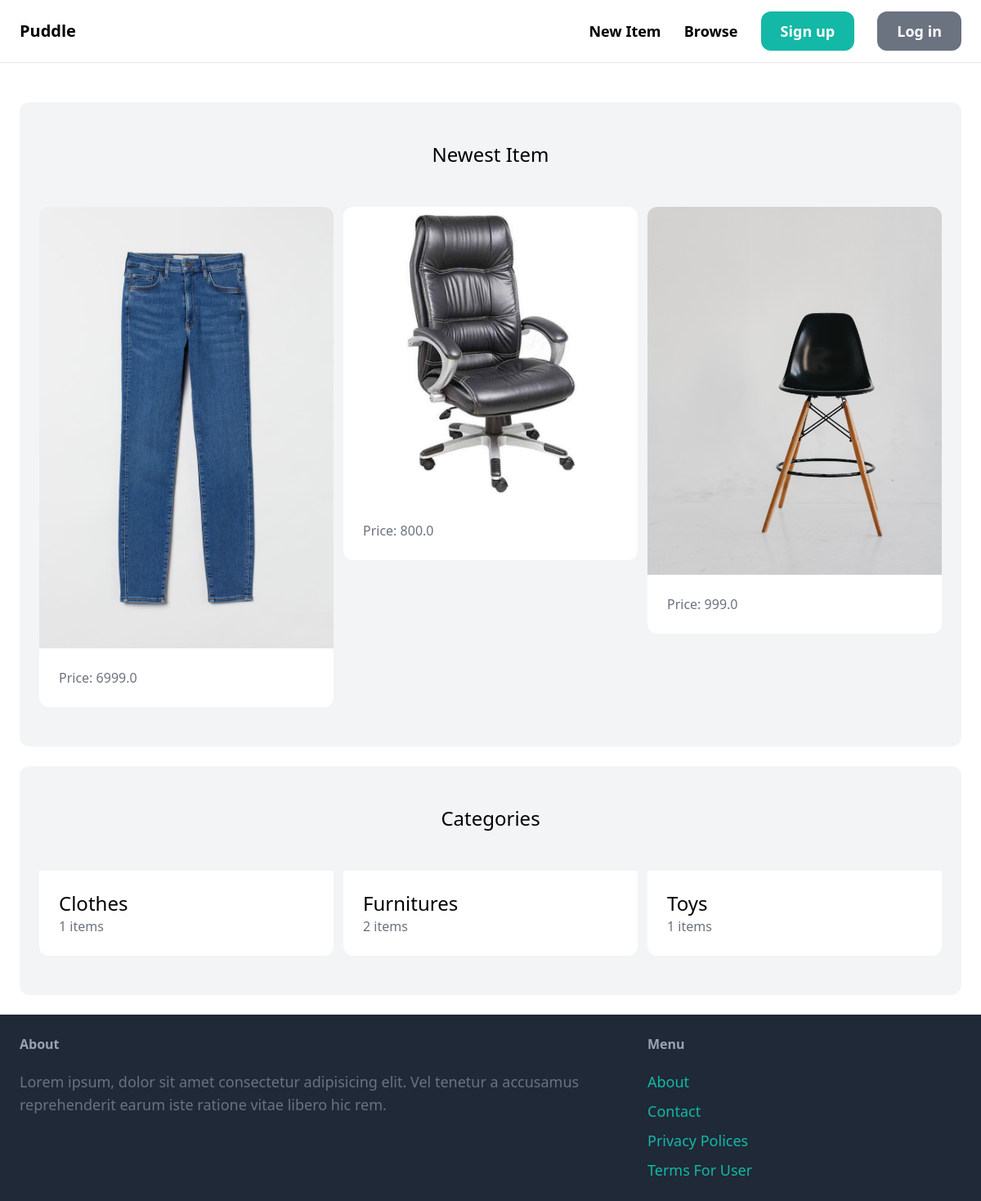
The page / on the database its author committed.
### items/models.py (models this page shows, shortened)
class Item(models.Model):
    name = models.CharField(max_length=225)
    category = models.ForeignKey(Category, related_name='items', on_delete=models.CASCADE, null=True, blank=True)
    description = models.TextField(null=True, blank=True)
    price = models.FloatField()
    image = models.FileField(upload_to='item-images', null=True, blank=True)
    is_sold = models.BooleanField(default=False)
    created_at = models.DateTimeField(auto_now_add=True)
    created_by = models.ForeignKey(User, related_name='items', on_delete=models.CASCADE, null=True, blank=True)

class Category(models.Model):
    name = models.CharField(max_length=225)
    class Meta:
        ordering = ('name',)
        verbose_name_plural = 'Categories'

### core/views.py (the view)
# urls.py: path('', views.index, name='index'),
def index(request):
    from core.forms import SignupForm
    items = Item.objects.filter(is_sold=False)[0:6]
    categories = Category.objects.all()
    values = {"items": items, "categories": categories}
    return render(request, 'core/index.html', values)

### core/templates/core/index.html (shortened to what this page needs)
{% extends 'core/base.html' %}
{% block content %}
<div class="mt-6 px-6 py-12 bg-gray-100 rounded-xl">
    <h2 class="mb-12 text-2xl text-center">Newest Item</h2>
    <div class="grid grid-cols-3 gap-3">
        {% for item in items %}
        <div>
            <a href="{% url 'item:detail' item.id %}">
                <img src="{{item.image.url}} " class="rounded-t-xl" alt="...">
                <div class="p-6 bg-white rounded-b-xl">
                    <p class="text-gray-500">Price: {{item.price}}</p>
                </div>
            </a>
        </div>
        {% endfor %}
    </div>
</div>
<div class="mt-6 px-6 py-12 bg-gray-100 rounded-xl">
    <h2 class="mb-12 text-2xl text-center">Categories</h2>
    <div class="grid grid-cols-3 gap-3">
        {% for category in categories %}
            <div>
                <a href="#">
                    <div class="p-6 bg-white rounded-b-xl">
                        <h2 class="text-2xl">{{ category.name }}</h2>
                        <p class="text-gray-500">{{ category.items.count }} items</p>
                    </div>
                </a>
            </div>
        {% endfor %}
    </div>
</div>
{% endblock %}

### core/templates/core/base.html (shortened to what this page needs)
<!DOCTYPE html>
<html lang="en">
<head>
    <script src="https://cdn.tailwindcss.com"></script>
</head>
<body>
    <nav class="py-6 px-6 flex justify-between items-center border-b border-gray-200">
        <a href="/" class="text-xl font-semibold">Puddle</a>
        <div class="space-x-6">
            <a href="{% url 'items:newitem' %}" class="text-lg font-semibold hover:text-gray-500">New Item</a>
            <a href="{% url 'items:items' %}" class="text-lg font-semibold hover:text-grey-500">Browse</a>
            {% if request.user.is_authenticated %}
            <a href="admin/" class="px-6 py-3 text-lg font-semibold bg-teal-500 text-white rounded-xl hover:bg-teal-700">Admin</a>
            <a href="{% url 'conversation:inbox' %}" class="px-6 py-3 text-lg font-semibold bg-teal-500 text-white rounded-xl hover:bg-teal-700">Inbox</a>
            <a href="{% url 'dashboard:index' %}" class="px-6 py-3 text-lg font-semibold bg-gray-500 text-white rounded-xl hover:bg-gray-700">Dashboard</a>
            {% else %}
            <a href="{% url 'core:signup' %}" class="px-6 py-3 text-lg font-semibold bg-teal-500 text-white rounded-xl hover:bg-teal-700">Sign up</a>
            <a href="{% url 'core:login' %}" class="px-6 py-3 text-lg font-semibold bg-gray-500 text-white rounded-xl hover:bg-gray-700">Log in</a>
            {% endif %}
        </div>
    </nav>
    <div class="py-6 px-6">
        {% block content %}
        {% endblock %}
    </div>
    <footer class="py-6 px-6 flex justify-between bg-gray-800">
        <div class="w-2/3 pr-10">
            <h3 class="mb-5 font-semibold text-gray-400">About</h3>
            <p class="text-lg text-gray-500">Lorem ipsum, dolor sit amet consectetur adipisicing elit. Vel tenetur a accusamus reprehenderit earum iste ratione vitae libero hic rem.</p>
        </div>
        <div class="w-1/3">
            <h3 class="mb-5 font-semibold text-gray-400">Menu</h3>
            <ul class="space-y-2">
                <li><a href="#" class="text-lg text-teal-500 hover:text-teal-700 cursor-pointer">About</a></li>
                <li><a href="{% url 'core:contact' %}" class="text-lg text-teal-500 hover:text-teal-700 cursor-pointer">Contact</a></li>
                <li><a href="#" class="text-lg text-teal-500 hover:text-teal-700 cursor-pointer">Privacy Polices</a></li>
                <li><a href="#" class="text-lg text-teal-500 hover:text-teal-700 cursor-pointer">Terms For User</a></li>
            </ul>
        </div>
    </footer>
    </body>
</html>

### rows shown on the page
Item: image (picture), price "6999.0"
Item: image (picture), price "800.0"
Item: image (picture), price "999.0"
Category: name "Clothes", items.count "1"
Category: name "Furnitures", items.count "2"
Category: name "Toys", items.count "1"
